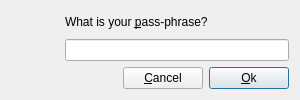
<?xml version="1.0" encoding="UTF-8"?>
<ui version="4.0">
 <author>Nolan Eakins</author>
 <comment>Prompts the user for their pass-phrase.</comment>
 <class>PassPhraseDlg</class>
 <widget class="QDialog" name="PassPhraseDlg">
  <property name="geometry">
   <rect>
    <x>0</x>
    <y>0</y>
    <width>300</width>
    <height>100</height>
   </rect>
  </property>
  <property name="sizePolicy">
   <sizepolicy hsizetype="Fixed" vsizetype="Fixed">
    <horstretch>0</horstretch>
    <verstretch>0</verstretch>
   </sizepolicy>
  </property>
  <property name="minimumSize">
   <size>
    <width>300</width>
    <height>100</height>
   </size>
  </property>
  <property name="maximumSize">
   <size>
    <width>300</width>
    <height>100</height>
   </size>
  </property>
  <property name="windowTitle">
   <string>What's your pass-phrase?</string>
  </property>
  <layout class="QVBoxLayout">
   <item>
    <layout class="QHBoxLayout">
     <item>
      <widget class="QLabel" name="pixmapLabel1">
       <property name="sizePolicy">
        <sizepolicy hsizetype="Minimum" vsizetype="Minimum">
         <horstretch>0</horstretch>
         <verstretch>0</verstretch>
        </sizepolicy>
       </property>
       <property name="minimumSize">
        <size>
         <width>48</width>
         <height>48</height>
        </size>
       </property>
       <property name="maximumSize">
        <size>
         <width>48</width>
         <height>48</height>
        </size>
       </property>
       <property name="pixmap">
        <pixmap resource="../resources.qrc">:/images/keys.png</pixmap>
       </property>
       <property name="scaledContents">
        <bool>true</bool>
       </property>
       <property name="wordWrap">
        <bool>false</bool>
       </property>
      </widget>
     </item>
     <item>
      <layout class="QVBoxLayout">
       <item>
        <widget class="QLabel" name="textLabel5">
         <property name="text">
          <string>What is your &amp;pass-phrase?</string>
         </property>
         <property name="wordWrap">
          <bool>false</bool>
         </property>
         <property name="buddy">
          <cstring>pwordBox</cstring>
         </property>
        </widget>
       </item>
       <item>
        <widget class="QLineEdit" name="pwordBox">
         <property name="echoMode">
          <enum>QLineEdit::Password</enum>
         </property>
        </widget>
       </item>
      </layout>
     </item>
    </layout>
   </item>
   <item>
    <layout class="QHBoxLayout">
     <item>
      <spacer name="spacer3">
       <property name="orientation">
        <enum>Qt::Horizontal</enum>
       </property>
       <property name="sizeType">
        <enum>QSizePolicy::Expanding</enum>
       </property>
       <property name="sizeHint" stdset="0">
        <size>
         <width>181</width>
         <height>20</height>
        </size>
       </property>
      </spacer>
     </item>
     <item>
      <widget class="QPushButton" name="cancelButton">
       <property name="text">
        <string>&amp;Cancel</string>
       </property>
       <property name="icon">
        <iconset resource="../resources.qrc">
         <normaloff>:/images/button_cancel.png</normaloff>:/images/button_cancel.png</iconset>
       </property>
       <property name="shortcut">
        <string>Alt+C</string>
       </property>
      </widget>
     </item>
     <item>
      <widget class="QPushButton" name="okButton">
       <property name="text">
        <string>&amp;Ok</string>
       </property>
       <property name="icon">
        <iconset resource="../resources.qrc">
         <normaloff>:/images/button_ok.png</normaloff>:/images/button_ok.png</iconset>
       </property>
       <property name="shortcut">
        <string>Alt+O</string>
       </property>
       <property name="default">
        <bool>true</bool>
       </property>
      </widget>
     </item>
    </layout>
   </item>
  </layout>
 </widget>
 <layoutdefault spacing="6" margin="11"/>
 <tabstops>
  <tabstop>pwordBox</tabstop>
  <tabstop>cancelButton</tabstop>
  <tabstop>okButton</tabstop>
 </tabstops>
 <includes>
  <include location="local">securedstring.hpp</include>
 </includes>
 <resources>
  <include location="../resources.qrc"/>
 </resources>
 <connections>
  <connection>
   <sender>okButton</sender>
   <signal>clicked()</signal>
   <receiver>PassPhraseDlg</receiver>
   <slot>accept()</slot>
   <hints>
    <hint type="sourcelabel">
     <x>20</x>
     <y>20</y>
    </hint>
    <hint type="destinationlabel">
     <x>20</x>
     <y>20</y>
    </hint>
   </hints>
  </connection>
  <connection>
   <sender>cancelButton</sender>
   <signal>clicked()</signal>
   <receiver>PassPhraseDlg</receiver>
   <slot>reject()</slot>
   <hints>
    <hint type="sourcelabel">
     <x>20</x>
     <y>20</y>
    </hint>
    <hint type="destinationlabel">
     <x>20</x>
     <y>20</y>
    </hint>
   </hints>
  </connection>
  <connection>
   <sender>pwordBox</sender>
   <signal>textChanged(QString)</signal>
   <receiver>PassPhraseDlg</receiver>
   <slot>pwordBox_textChanged(QString)</slot>
   <hints>
    <hint type="sourcelabel">
     <x>20</x>
     <y>20</y>
    </hint>
    <hint type="destinationlabel">
     <x>20</x>
     <y>20</y>
    </hint>
   </hints>
  </connection>
 </connections>
</ui>
